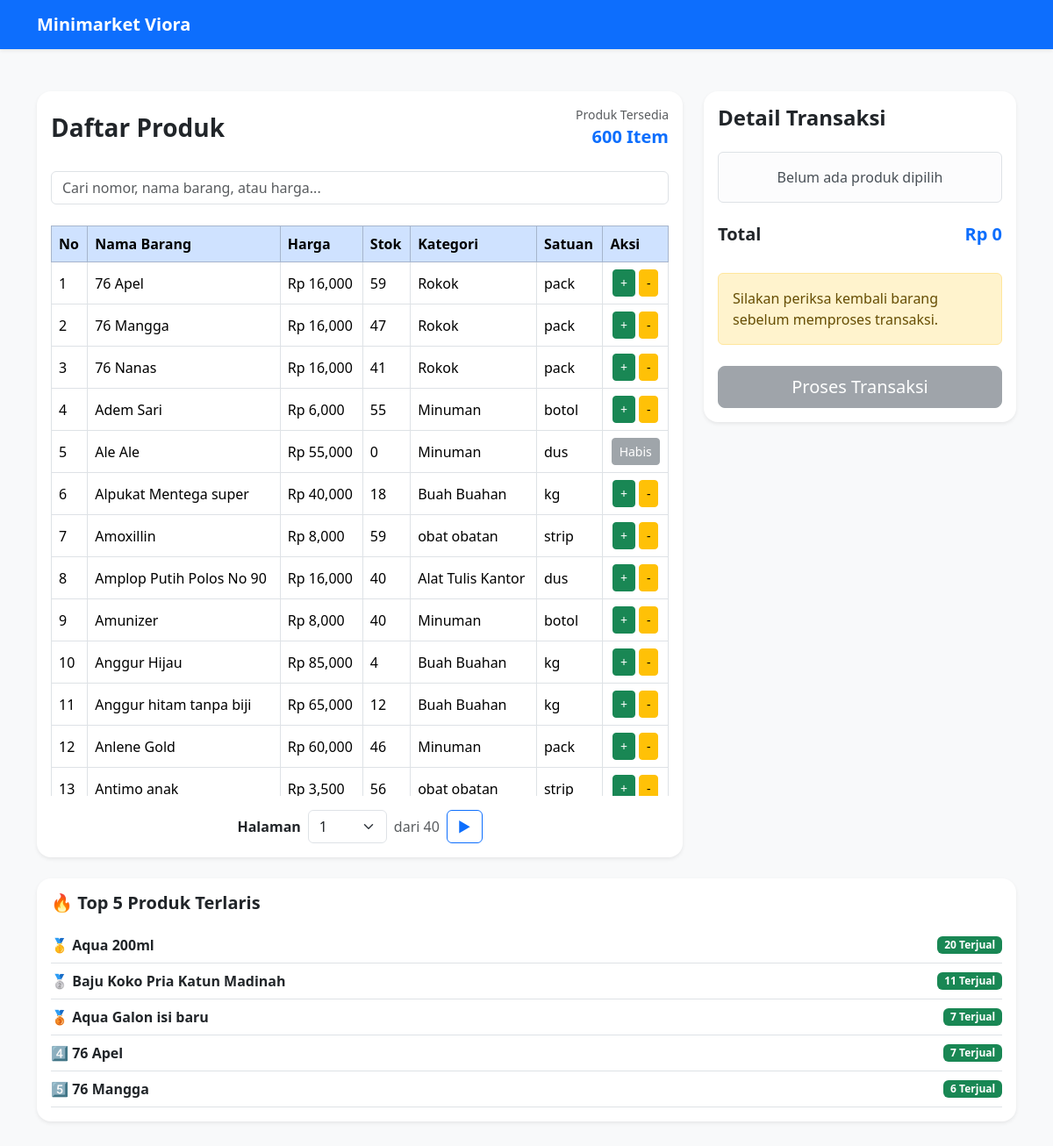
The page / on the database its author committed.
### tables this page shows
CREATE TABLE `barang` (
  `id_barang` int NOT NULL,
  `id_kategori` int NOT NULL,
  `id_satuan` int NOT NULL,
  `nama_barang` varchar(100) NOT NULL,
  `harga` int NOT NULL,
  `stok` int NOT NULL DEFAULT '0',
  `created_at` timestamp NOT NULL DEFAULT CURRENT_TIMESTAMP
);

CREATE TABLE `kategori` (
  `id_kategori` int NOT NULL,
  `nama_kategori` varchar(100) NOT NULL
);

CREATE TABLE `satuan` (
  `id_satuan` int NOT NULL,
  `nama_satuan` varchar(50) NOT NULL
);

### index.php (the view, shortened to what this page needs)
<?php
include 'config/db.php';
$current_url = $_SERVER['REQUEST_URI'];
$cari = mysqli_real_escape_string($koneksi, $_GET['cari'] ?? '');
$limit = 15;
$halaman = isset($_GET['hal']) ? (int)$_GET['hal'] : 1;
$offset = ($halaman - 1) * $limit;
$total_data = mysqli_num_rows(
    mysqli_query(
        $koneksi,
        "SELECT barang.id_barang
        FROM barang
        LEFT JOIN kategori
            ON barang.id_kategori = kategori.id_kategori
        LEFT JOIN satuan
            ON barang.id_satuan = satuan.id_satuan
        WHERE
            barang.nama_barang LIKE '%$cari%'
            OR barang.harga LIKE '%$cari%'
            OR kategori.nama_kategori LIKE '%$cari%'
            OR satuan.nama_satuan LIKE '%$cari%'"
    )
);
$total_halaman = ceil($total_data / $limit);
$total_barang_tersedia = $total_data;
$query = mysqli_query(
    $koneksi,
    "SELECT barang.*,
            kategori.nama_kategori,
            satuan.nama_satuan
        FROM barang
        LEFT JOIN kategori
            ON barang.id_kategori = kategori.id_kategori
        LEFT JOIN satuan
            ON barang.id_satuan = satuan.id_satuan
        WHERE
            barang.nama_barang LIKE '%$cari%'
            OR barang.harga LIKE '%$cari%'
            OR kategori.nama_kategori LIKE '%$cari%'
            OR satuan.nama_satuan LIKE '%$cari%'
        ORDER BY barang.nama_barang ASC
        LIMIT $offset, $limit"
);
$total = 0;
$query_best_seller = mysqli_query(
    $koneksi,
    "SELECT
        barang.id_barang,
        barang.nama_barang,
        barang.stok,
        SUM(detail_transaksi.qty) AS total_terjual
    FROM detail_transaksi
    INNER JOIN barang
        ON detail_transaksi.id_barang = barang.id_barang
    GROUP BY
        barang.id_barang,
        barang.nama_barang,
        barang.stok
    ORDER BY total_terjual DESC
    LIMIT 5"
);
?>
<!DOCTYPE html>
<html lang="id">
<head>
    <link href="https://cdn.jsdelivr.net/npm/bootstrap@5.3.8/dist/css/bootstrap.min.css" rel="stylesheet"
>
</head>
<body class="bg-light">
    <nav class="navbar navbar-expand-lg navbar-dark bg-primary shadow-sm">
        <div class="container">
            <a class="navbar-brand fw-bold" href="#">
                Minimarket Viora
            </a>
        </div>
    </nav>
    <div class="container py-5">
        <div class="row">
            <div class="col-lg-8">
                <div class="card border-0 shadow-sm rounded-4">
                    <div class="card-body">
                        <div class="d-flex justify-content-between align-items-center mb-4">
                            <h3 class="fw-bold mb-0">
                                Daftar Produk
                            </h3>
                            <div class="text-end">
                                <div class="small text-muted">
                                    Produk Tersedia
                                </div>
                                <div class="fw-bold text-primary fs-5">
                                    <?= number_format($total_barang_tersedia); ?> Item
                                </div>
                            </div>
                        </div>
                        <form method="GET" class="mb-4" id="formCari">
                            <input type="text" id="inputCari" name="cari" class="form-control"
                                placeholder="Cari nomor, nama barang, atau harga..."
                                value="<?= htmlspecialchars($cari); ?>">
                        </form>
                        <div class="table-responsive produk-scroll">
                            <table class="table table-bordered align-middle text-nowrap">
                                <thead class="table-primary">
                                    <tr>
                                        <th>No</th>
                                        <th>Nama Barang</th>
                                        <th>Harga</th>
                                        <th>Stok</th>
                                        <th>Kategori</th>
                                        <th>Satuan</th>
                                        <th>Aksi</th>
                                    </tr>
                                </thead>
                                <tbody>
                                    <?php
                                    $no = $offset + 1;
                                    while ($barang = mysqli_fetch_assoc($query)) :
                                        $id_barang = $barang['id_barang'];
                                        $qty_di_keranjang = 0;
                                    ?>
                                    <tr>
                                        <td>
                                            <?= $no++ ; ?>
                                        </td>
                                        <td>
                                            <?= $barang['nama_barang']; ?>
                                        </td>
                                        <td>
                                            Rp <?= number_format($barang['harga']); ?>
                                        </td>
                                        <td>
                                            <?= $barang['stok']; ?>
                                        </td>
                                        <td>
                                            <?= $barang['nama_kategori']; ?>
                                        </td>
                                        <td><?= $barang['nama_satuan'] ?? '-'; ?></td>
                                        <td class="text-center">
                                            <?php if ($barang['stok'] <= 0) : ?>
                                            <button class="btn btn-secondary btn-sm" disabled>
                                                Habis
                                            </button>
                                            <?php else : ?>
                                            <div class="d-flex justify-content-center align-items-center gap-1">
                                                <?php if ($qty_di_keranjang >= $barang['stok']) : ?>
                                                <button class="btn btn-dark btn-sm" disabled>
                                                    MAX
                                                </button>
                                                <?php else : ?>
                                                <a href="?tambah=<?= $id_barang; ?>&redirect=<?= urlencode($current_url) ?>"
                                                    class="btn btn-success btn-sm">
                                                    +
                                                </a>
                                                <?php endif; ?>
                                                <a href="?kurangi=<?= $id_barang; ?>&redirect=<?= urlencode($current_url) ?>"
                                                    class="btn btn-warning btn-sm">
                                                    -
                                                </a>
                                            </div>
                                            <?php endif; ?>
                                        </td>
                                    </tr>
                                    <?php endwhile; ?>
                                </tbody>
                            </table>
                        </div>
                        <div class="d-flex justify-content-center align-items-center gap-2 mt-3">
                            <form method="GET" class="d-flex align-items-center gap-2">
                                <label class="fw-semibold">
                                    Halaman
                                </label>
                                <select name="hal" class="form-select" onchange="this.form.submit()" style="width:90px">
                                    <?php for($i=1; $i<=$total_halaman; $i++): ?>
                                    <option value="<?= $i ?>" <?= $halaman==$i ? 'selected' : '' ?>>
                                        <?= $i ?>
                                    </option>
                                    <?php endfor; ?>
                                </select>
                                <span class="text-muted">
                                    dari <?= $total_halaman ?>
                                </span>
                            </form>
                            <?php if($halaman < $total_halaman): ?>
                            <a href="?cari=<?= urlencode($cari) ?>&hal=<?= $halaman+1 ?>"
                                class="btn btn-outline-primary">
                                ▶
                            </a>
                            <?php endif; ?>
                        </div>
                    </div>
                </div>
            </div>
            <div class="col-lg-4 mt-4 mt-lg-0">
                <div class="card border-0 shadow-sm rounded-4">
                    <div class="card-body">
                        <h4 class="fw-bold mb-4">
                            Detail Transaksi
                        </h4>
                        <?php if (!empty($_SESSION['keranjang'])) : ?>
                        <div class="detail-transaksi-scroll">
                            <?php foreach (array_reverse($_SESSION['keranjang']) as $item) : ?>
                            <div class="border-bottom pb-3 mb-3">
                                <div class="d-flex justify-content-between align-items-center">
                                    <div>
                                        <div class="fw-semibold">
                                            <?= $item['nama_barang']; ?>
                                        </div>
                                        <small class="text-muted">
                                            Rp <?= number_format($item['harga']); ?>
                                        </small>
                                        <div class="small text-primary">
                                            Subtotal :
                                            Rp <?= number_format(
                                                $item['harga'] * $item['qty']
                                            ); ?>
                                        </div>
                                    </div>
                                    <div class="d-flex align-items-center gap-2">
                                        <a href="?kurangi=<?= $item['id_barang']; ?>&redirect=<?= urlencode($current_url) ?>"
                                            class="btn btn-warning btn-sm">
                                            -
                                        </a>
                                        <span class="fw-bold">
                                            <?= $item['qty']; ?>
                                        </span>
                                        <a href="?tambah=<?= $item['id_barang']; ?>&redirect=<?= urlencode($current_url) ?>"
                                            class="btn btn-success btn-sm">
                                            +
                                        </a>
                                    </div>
                                </div>
                            </div>
                            <?php endforeach; ?>
                        </div>
                        <?php else : ?>
                        <div class="alert alert-light border text-center">
                            Belum ada produk dipilih
                        </div>
                        <?php endif; ?>
                        <div class="d-flex justify-content-between mt-4">
                            <h5 class="fw-bold">
                                Total
                            </h5>
                            <h5 class="text-primary fw-bold">
                                Rp <?= number_format($total); ?>
                            </h5>
                        </div>
                        <div class="alert alert-warning mt-4 mb-0">
                            Silakan periksa kembali barang sebelum memproses transaksi.
                        </div>
                        <div class="d-grid mt-4">
                            <?php if (!empty($_SESSION['keranjang'])) : ?>
                            <form action="proses/pembeli/proses_simpan_transaksi.php" method="POST" class="d-grid">
                                <button class="btn btn-primary btn-lg" type="submit">
                                    Proses Transaksi
                                </button>
                            </form>
                            <?php else : ?>
                            <button class="btn btn-secondary btn-lg" disabled>
                                Proses Transaksi
                            </button>
                            <?php endif; ?>
                        </div>
                    </div>
                </div>
            </div>
        </div>
        <div class="row mt-4">
            <div class="col-12">
                <div class="card border-0 shadow-sm rounded-4">
                    <div class="card-body">
                        <h5 class="fw-bold mb-3">
                            🔥 Top 5 Produk Terlaris
                        </h5>
                        <div class="best-seller-scroll">
                            <?php if(mysqli_num_rows($query_best_seller) > 0): ?>
                            <?php
                                $ranking = 1;
                                while($best = mysqli_fetch_assoc($query_best_seller)):
                            ?>
                            <div class="d-flex justify-content-between align-items-center border-bottom py-2">
                                <div class="fw-semibold">
                                    <?php
                            if ($ranking == 1) echo "🥇";
                            elseif ($ranking == 2) echo "🥈";
                            elseif ($ranking == 3) echo "🥉";
                            elseif ($ranking == 4) echo "4️⃣";
                            else echo "5️⃣";
                            ?>
                                    <?= htmlspecialchars($best['nama_barang']); ?>
                                </div>
                                <span class="badge bg-success">
                                    <?= number_format($best['total_terjual']); ?> Terjual
                                </span>
                            </div>
                            <?php
                                $ranking++;
                                endwhile;
                            ?>
                            <?php else: ?>
                            <div class="text-center text-muted">
                                Belum ada data penjualan
                            </div>
                            <?php endif; ?>
                        </div>
                    </div>
                </div>
            </div>
        </div>
</body>
</html>

### index.php (style rules this page uses)
.produk-scroll { max-height: 550px; overflow-y: auto; overflow-x: auto; -webkit-overflow-scrolling: touch; }
.table-responsive { overflow-x: auto; -webkit-overflow-scrolling: touch; }
.best-seller-scroll { max-height: 300px; overflow-y: auto; }
@media (min-width:992px) { .produk-scroll { max-height: 650px; } }
.produk-scroll thead th { position: sticky; top: -2px; z-index: 10; background: #cfe2ff; }
.best-seller-scroll { max-height: 270px; overflow-y: auto; }
@media (min-width: 1200px) { .table { min-width: 100%; } }

### rows shown on the page
barang: nama_barang "76 Apel", harga "16,000", stok "59", id_kategori.nama_kategori "Rokok", id_satuan.nama_satuan "pack", shows "4️⃣", total_terjual "7"
barang: nama_barang "76 Mangga", harga "16,000", stok "47", id_kategori.nama_kategori "Rokok", id_satuan.nama_satuan "pack", shows "5️⃣", total_terjual "6"
barang: nama_barang "76 Nanas", harga "16,000", stok "41", id_kategori.nama_kategori "Rokok", id_satuan.nama_satuan "pack"
barang: nama_barang "Adem Sari", harga "6,000", stok "55", id_kategori.nama_kategori "Minuman", id_satuan.nama_satuan "botol"
barang: nama_barang "Ale Ale", harga "55,000", stok "0", id_kategori.nama_kategori "Minuman", id_satuan.nama_satuan "dus", shows "Habis"
barang: nama_barang "Alpukat Mentega super", harga "40,000", stok "18", id_kategori.nama_kategori "Buah Buahan", id_satuan.nama_satuan "kg"
barang: nama_barang "Amoxillin", harga "8,000", stok "59", id_kategori.nama_kategori "obat obatan", id_satuan.nama_satuan "strip"
barang: nama_barang "Amplop Putih Polos No 90", harga "16,000", stok "40", id_kategori.nama_kategori "Alat Tulis Kantor", id_satuan.nama_satuan "dus"
barang: nama_barang "Amunizer", harga "8,000", stok "40", id_kategori.nama_kategori "Minuman", id_satuan.nama_satuan "botol"
barang: nama_barang "Anggur Hijau", harga "85,000", stok "4", id_kategori.nama_kategori "Buah Buahan", id_satuan.nama_satuan "kg"
barang: nama_barang "Anggur hitam tanpa biji", harga "65,000", stok "12", id_kategori.nama_kategori "Buah Buahan", id_satuan.nama_satuan "kg"
barang: nama_barang "Anlene Gold", harga "60,000", stok "46", id_kategori.nama_kategori "Minuman", id_satuan.nama_satuan "pack"
barang: nama_barang "Antimo anak", harga "3,500", stok "56", id_kategori.nama_kategori "obat obatan", id_satuan.nama_satuan "strip"
barang: nama_barang "Aqua 200ml", total_terjual "20"
barang: nama_barang "Baju Koko Pria Katun Madinah", total_terjual "11"
barang: nama_barang "Aqua Galon isi baru", total_terjual "7"

### other values the page prints
$total_barang_tersedia "600"
$total_halaman "40"
$total "0"
form field hal "1"
